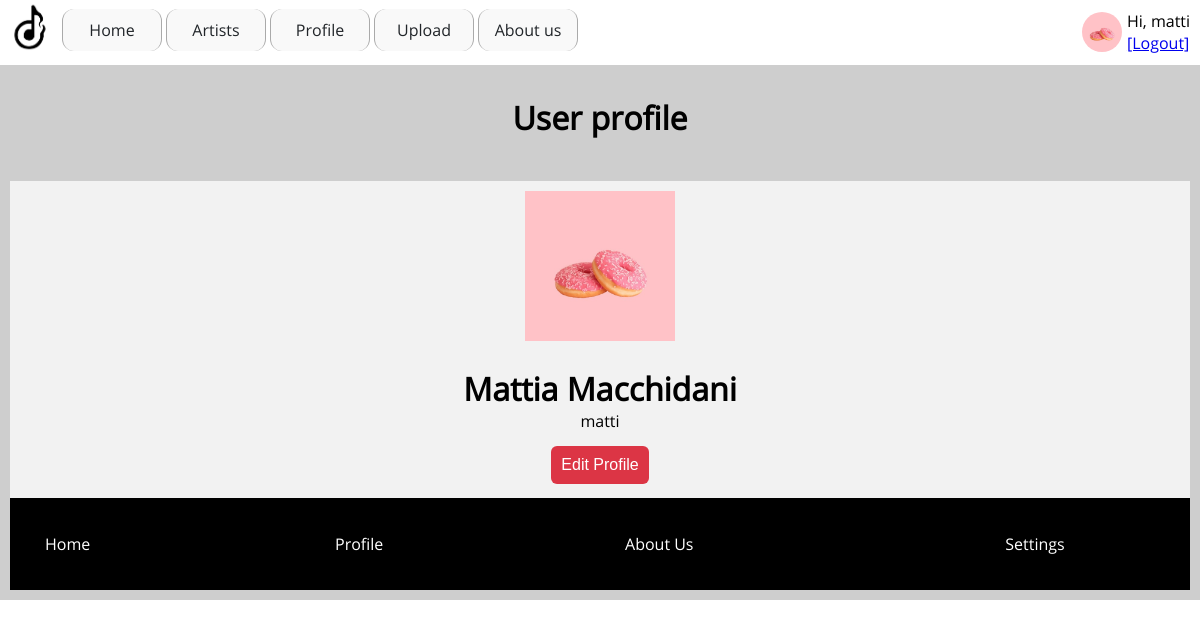
The page /profile_user.php (signed in) on the database its author committed.
### tables this page shows
CREATE TABLE `users` (
  `id` int(11) NOT NULL,
  `username` varchar(30) NOT NULL,
  `first_name` varchar(30) NOT NULL,
  `last_name` varchar(30) NOT NULL,
  `email` varchar(100) NOT NULL,
  `password` varchar(255) NOT NULL,
  `role` varchar(5) NOT NULL,
  `biog` varchar(2000) DEFAULT NULL,
  `date` datetime NOT NULL,
  `image` varchar(1024) DEFAULT NULL
);

### functions.php (called while the page is built, shortened)
<?php
function get_image($path)
{
    return "assets/images/13.jpg";
}
function user($key)
{
    if(!empty($_SESSION['USER'][$key]))
        return $_SESSION['USER'][$key];
    return '';
}
function query($query)
{
    global $conn;
    $result = mysqli_query($conn, $query);
	if(!is_bool($result))
	{
		if(mysqli_num_rows($result) > 0)
		{
			$rows = [];
			while($row = mysqli_fetch_assoc($result))
			{
				$rows[] = $row;
			}
			return $rows;
		}
	}
	return false;
}

### profile_user.php (the view, shortened to what this page needs)
<?php
	$id = $_GET['id'] ?? user('id');
	$id = (int)$id;
	$query = "select * from users where id = '$id' limit 1";
 	$row = query($query);
    if(!empty($row))
	    $row = $row[0];
?>
	<?php require 'header.php';?>
	<div class="class_35" >
		<h1 class="class_14"  >
			User profile
		</h1>
		<div style="color: red;padding: 10px;text-align: center;">
		</div>
		<?php if(!empty($row)):?>
			<div class="class_36" >
				<div class="class_37" >
					<img src="<?=get_image($row['image'])?>" class="class_38" >
					<h1 class="class_18" style="margin-bottom:0px"  >
						<?=$row['first_name']?> <?=$row['last_name']?>
					</h1>
					<div class="class_18" style="margin-bottom: 10px;" >
						<?=$row['username']?>
					</div>
                    <a href="settings.php">
                        <button class="class_32"  >
                            Edit Profile
                        </button>
                    </a>
				</div>
			<?php endif;?>
		</div>
<?php require 'footer.php';?>

### assets/css/styles.css (style rules this page uses)
body { font-family: opensans; font-size: 16px; margin:65px 0 0 0; padding:0px; word-break: break-word; word-wrap: break-word; }
.class_14 { padding-left: 10px; padding-right: 10px; text-align: center; color: rgb(0, 0, 0); }
.class_18 { padding-left: 10px; padding-right: 10px; text-decoration: none; }
.class_32 { cursor: pointer; font-size:16px; padding: 10px; border:none; color:#FFFFFF; background-color:#dc3545; border-radius:6px; margin: .25rem .125rem; }
.class_35 { padding: 10px; background-color: rgb(206, 206, 206); color: rgb(255, 255, 255); }
.class_36 { display: flex; flex-wrap:wrap; }
.class_37 { flex: 1 1 0%; min-width: 500px; min-height: 200px; background-color: rgb(242, 242, 242); vertical-align: top; text-align: center; color: rgb(0, 0, 0); padding: 10px; }
.class_38 { width:150px; height:150px; object-fit: cover; }

### rows shown on the page
users: first_name "Mattia", last_name "Macchidani", username "matti"

### other values the page prints
user('username') "matti"
